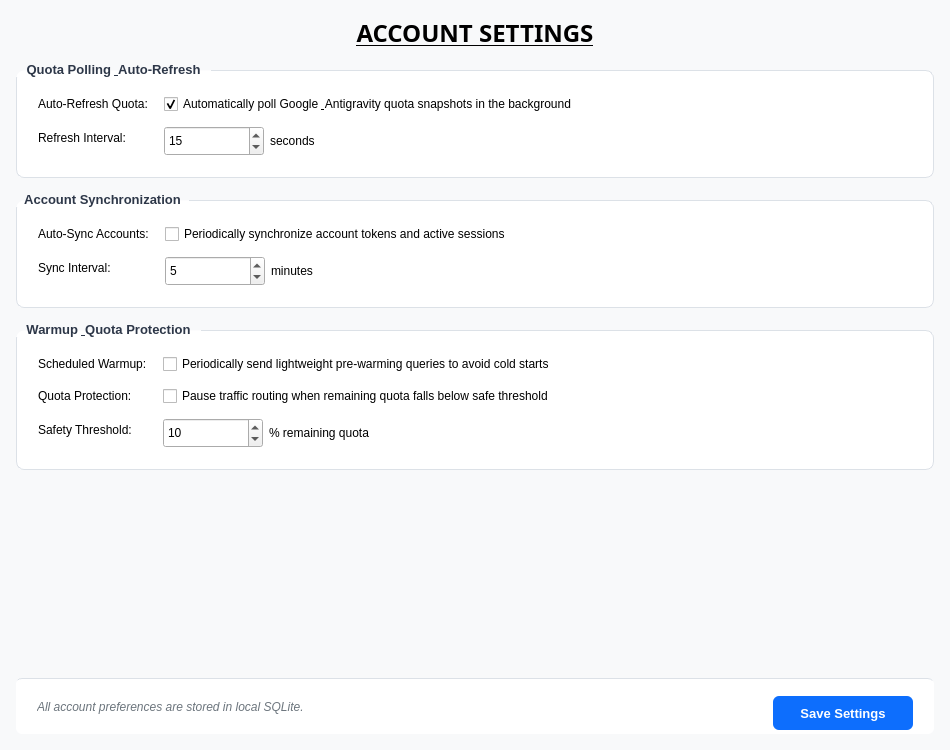
<?xml version="1.0" encoding="UTF-8"?>
<ui version="4.0">
 <class>AccountSettingsForm</class>
 <widget class="QWidget" name="AccountSettingsForm">
  <property name="geometry">
   <rect>
    <x>0</x>
    <y>0</y>
    <width>950</width>
    <height>750</height>
   </rect>
  </property>
  <property name="windowTitle">
   <string>Account Settings</string>
  </property>
  <property name="styleSheet">
   <string notr="true">
    QWidget#AccountSettingsForm {
      background-color: #F8F9FA;
    }
   </string>
  </property>
  <layout class="QVBoxLayout" name="mainVerticalLayout">
   <property name="spacing">
    <number>12</number>
   </property>
   <property name="leftMargin">
    <number>16</number>
   </property>
   <property name="topMargin">
    <number>16</number>
   </property>
   <property name="rightMargin">
    <number>16</number>
   </property>
   <property name="bottomMargin">
    <number>16</number>
   </property>
   <item>
    <widget class="QLabel" name="label">
     <property name="font">
      <font>
       <family>DS-Digital</family>
       <pointsize>18</pointsize>
       <bold>true</bold>
       <underline>true</underline>
      </font>
     </property>
     <property name="text">
      <string>ACCOUNT SETTINGS</string>
     </property>
     <property name="alignment">
      <set>Qt::AlignmentFlag::AlignCenter</set>
     </property>
    </widget>
   </item>
   <item>
    <widget class="QScrollArea" name="scrollArea">
     <property name="styleSheet">
      <string notr="true">
       QScrollArea {
         background: transparent;
         border: none;
       }
       QWidget#scrollContent {
         background-color: transparent;
       }
      </string>
     </property>
     <property name="frameShape">
      <enum>QFrame::Shape::NoFrame</enum>
     </property>
     <property name="widgetResizable">
      <bool>true</bool>
     </property>
     <widget class="QWidget" name="scrollContent">
      <property name="geometry">
       <rect>
        <x>0</x>
        <y>0</y>
        <width>918</width>
        <height>614</height>
       </rect>
      </property>
      <layout class="QVBoxLayout" name="layoutContent">
       <property name="spacing">
        <number>14</number>
       </property>
       <property name="leftMargin">
        <number>0</number>
       </property>
       <property name="topMargin">
        <number>0</number>
       </property>
       <property name="rightMargin">
        <number>0</number>
       </property>
       <property name="bottomMargin">
        <number>0</number>
       </property>
       <item>
        <widget class="QGroupBox" name="groupAutoRefresh">
         <property name="font">
          <font>
           <family>Segoe UI</family>
           <pointsize>10</pointsize>
           <bold>true</bold>
          </font>
         </property>
         <property name="styleSheet">
          <string notr="true">
           QGroupBox {
             background-color: #FFFFFF;
             border: 1px solid #DCE1E7;
             border-radius: 8px;
             margin-top: 8px;
             padding: 14px 12px 12px 12px;
             font-weight: bold;
           }
           QGroupBox::title {
             subcontrol-origin: margin;
             subcontrol-position: top left;
             padding: 0 6px;
             color: #2D3748;
           }
          </string>
         </property>
         <property name="title">
          <string>Quota Polling &amp; Auto-Refresh</string>
         </property>
         <layout class="QFormLayout" name="layoutFormAutoRefresh">
          <property name="horizontalSpacing">
           <number>16</number>
          </property>
          <property name="verticalSpacing">
           <number>12</number>
          </property>
          <item row="0" column="0">
           <widget class="QLabel" name="lblAutoRefresh">
            <property name="font">
             <font>
              <family>Segoe UI</family>
              <pointsize>9</pointsize>
              <bold>false</bold>
             </font>
            </property>
            <property name="text">
             <string>Auto-Refresh Quota:</string>
            </property>
           </widget>
          </item>
          <item row="0" column="1">
           <widget class="QCheckBox" name="chkAutoRefresh">
            <property name="font">
             <font>
              <family>Segoe UI</family>
              <pointsize>9</pointsize>
              <bold>false</bold>
             </font>
            </property>
            <property name="text">
             <string>Automatically poll Google &amp; Antigravity quota snapshots in the background</string>
            </property>
            <property name="checked">
             <bool>true</bool>
            </property>
           </widget>
          </item>
          <item row="1" column="0">
           <widget class="QLabel" name="lblRefreshInterval">
            <property name="font">
             <font>
              <family>Segoe UI</family>
              <pointsize>9</pointsize>
              <bold>false</bold>
             </font>
            </property>
            <property name="text">
             <string>Refresh Interval:</string>
            </property>
           </widget>
          </item>
          <item row="1" column="1">
           <layout class="QHBoxLayout" name="layoutRefreshInterval">
            <property name="spacing">
             <number>6</number>
            </property>
            <item>
             <widget class="QSpinBox" name="spinRefreshInterval">
              <property name="minimumSize">
               <size>
                <width>100</width>
                <height>30</height>
               </size>
              </property>
              <property name="minimum">
               <number>1</number>
              </property>
              <property name="maximum">
               <number>3600</number>
              </property>
              <property name="value">
               <number>15</number>
              </property>
             </widget>
            </item>
            <item>
             <widget class="QLabel" name="lblRefreshUnit">
              <property name="font">
               <font>
                <family>Segoe UI</family>
                <pointsize>9</pointsize>
                <bold>false</bold>
               </font>
              </property>
              <property name="text">
               <string>seconds</string>
              </property>
             </widget>
            </item>
            <item>
             <spacer name="spacerRefresh">
              <property name="orientation">
               <enum>Qt::Orientation::Horizontal</enum>
              </property>
              <property name="sizeHint" stdset="0">
               <size>
                <width>40</width>
                <height>20</height>
               </size>
              </property>
             </spacer>
            </item>
           </layout>
          </item>
         </layout>
        </widget>
       </item>
       <item>
        <widget class="QGroupBox" name="groupAutoSync">
         <property name="font">
          <font>
           <family>Segoe UI</family>
           <pointsize>10</pointsize>
           <bold>true</bold>
          </font>
         </property>
         <property name="styleSheet">
          <string notr="true">
           QGroupBox {
             background-color: #FFFFFF;
             border: 1px solid #DCE1E7;
             border-radius: 8px;
             margin-top: 8px;
             padding: 14px 12px 12px 12px;
             font-weight: bold;
           }
           QGroupBox::title {
             subcontrol-origin: margin;
             subcontrol-position: top left;
             padding: 0 6px;
             color: #2D3748;
           }
          </string>
         </property>
         <property name="title">
          <string>Account Synchronization</string>
         </property>
         <layout class="QFormLayout" name="layoutFormAutoSync">
          <property name="horizontalSpacing">
           <number>16</number>
          </property>
          <property name="verticalSpacing">
           <number>12</number>
          </property>
          <item row="0" column="0">
           <widget class="QLabel" name="lblAutoSync">
            <property name="font">
             <font>
              <family>Segoe UI</family>
              <pointsize>9</pointsize>
              <bold>false</bold>
             </font>
            </property>
            <property name="text">
             <string>Auto-Sync Accounts:</string>
            </property>
           </widget>
          </item>
          <item row="0" column="1">
           <widget class="QCheckBox" name="chkAutoSync">
            <property name="font">
             <font>
              <family>Segoe UI</family>
              <pointsize>9</pointsize>
              <bold>false</bold>
             </font>
            </property>
            <property name="text">
             <string>Periodically synchronize account tokens and active sessions</string>
            </property>
           </widget>
          </item>
          <item row="1" column="0">
           <widget class="QLabel" name="lblSyncInterval">
            <property name="font">
             <font>
              <family>Segoe UI</family>
              <pointsize>9</pointsize>
              <bold>false</bold>
             </font>
            </property>
            <property name="text">
             <string>Sync Interval:</string>
            </property>
           </widget>
          </item>
          <item row="1" column="1">
           <layout class="QHBoxLayout" name="layoutSyncInterval">
            <property name="spacing">
             <number>6</number>
            </property>
            <item>
             <widget class="QSpinBox" name="spinSyncInterval">
              <property name="minimumSize">
               <size>
                <width>100</width>
                <height>30</height>
               </size>
              </property>
              <property name="minimum">
               <number>1</number>
              </property>
              <property name="maximum">
               <number>1440</number>
              </property>
              <property name="value">
               <number>5</number>
              </property>
             </widget>
            </item>
            <item>
             <widget class="QLabel" name="lblSyncUnit">
              <property name="font">
               <font>
                <family>Segoe UI</family>
                <pointsize>9</pointsize>
                <bold>false</bold>
               </font>
              </property>
              <property name="text">
               <string>minutes</string>
              </property>
             </widget>
            </item>
            <item>
             <spacer name="spacerSync">
              <property name="orientation">
               <enum>Qt::Orientation::Horizontal</enum>
              </property>
              <property name="sizeHint" stdset="0">
               <size>
                <width>40</width>
                <height>20</height>
               </size>
              </property>
             </spacer>
            </item>
           </layout>
          </item>
         </layout>
        </widget>
       </item>
       <item>
        <widget class="QGroupBox" name="groupWarmupProtection">
         <property name="font">
          <font>
           <family>Segoe UI</family>
           <pointsize>10</pointsize>
           <bold>true</bold>
          </font>
         </property>
         <property name="styleSheet">
          <string notr="true">
           QGroupBox {
             background-color: #FFFFFF;
             border: 1px solid #DCE1E7;
             border-radius: 8px;
             margin-top: 8px;
             padding: 14px 12px 12px 12px;
             font-weight: bold;
           }
           QGroupBox::title {
             subcontrol-origin: margin;
             subcontrol-position: top left;
             padding: 0 6px;
             color: #2D3748;
           }
          </string>
         </property>
         <property name="title">
          <string>Warmup &amp; Quota Protection</string>
         </property>
         <layout class="QFormLayout" name="layoutFormWarmup">
          <property name="horizontalSpacing">
           <number>16</number>
          </property>
          <property name="verticalSpacing">
           <number>12</number>
          </property>
          <item row="0" column="0">
           <widget class="QLabel" name="lblWarmup">
            <property name="font">
             <font>
              <family>Segoe UI</family>
              <pointsize>9</pointsize>
              <bold>false</bold>
             </font>
            </property>
            <property name="text">
             <string>Scheduled Warmup:</string>
            </property>
           </widget>
          </item>
          <item row="0" column="1">
           <widget class="QCheckBox" name="chkScheduledWarmup">
            <property name="font">
             <font>
              <family>Segoe UI</family>
              <pointsize>9</pointsize>
              <bold>false</bold>
             </font>
            </property>
            <property name="text">
             <string>Periodically send lightweight pre-warming queries to avoid cold starts</string>
            </property>
           </widget>
          </item>
          <item row="1" column="0">
           <widget class="QLabel" name="lblProtection">
            <property name="font">
             <font>
              <family>Segoe UI</family>
              <pointsize>9</pointsize>
              <bold>false</bold>
             </font>
            </property>
            <property name="text">
             <string>Quota Protection:</string>
            </property>
           </widget>
          </item>
          <item row="1" column="1">
           <widget class="QCheckBox" name="chkQuotaProtection">
            <property name="font">
             <font>
              <family>Segoe UI</family>
              <pointsize>9</pointsize>
              <bold>false</bold>
             </font>
            </property>
            <property name="text">
             <string>Pause traffic routing when remaining quota falls below safe threshold</string>
            </property>
           </widget>
          </item>
          <item row="2" column="0">
           <widget class="QLabel" name="lblThreshold">
            <property name="font">
             <font>
              <family>Segoe UI</family>
              <pointsize>9</pointsize>
              <bold>false</bold>
             </font>
            </property>
            <property name="text">
             <string>Safety Threshold:</string>
            </property>
           </widget>
          </item>
          <item row="2" column="1">
           <layout class="QHBoxLayout" name="layoutThreshold">
            <property name="spacing">
             <number>6</number>
            </property>
            <item>
             <widget class="QSpinBox" name="spinQuotaThreshold">
              <property name="minimumSize">
               <size>
                <width>100</width>
                <height>30</height>
               </size>
              </property>
              <property name="minimum">
               <number>1</number>
              </property>
              <property name="maximum">
               <number>50</number>
              </property>
              <property name="value">
               <number>10</number>
              </property>
             </widget>
            </item>
            <item>
             <widget class="QLabel" name="lblThresholdUnit">
              <property name="font">
               <font>
                <family>Segoe UI</family>
                <pointsize>9</pointsize>
                <bold>false</bold>
               </font>
              </property>
              <property name="text">
               <string>% remaining quota</string>
              </property>
             </widget>
            </item>
            <item>
             <spacer name="spacerThreshold">
              <property name="orientation">
               <enum>Qt::Orientation::Horizontal</enum>
              </property>
              <property name="sizeHint" stdset="0">
               <size>
                <width>40</width>
                <height>20</height>
               </size>
              </property>
             </spacer>
            </item>
           </layout>
          </item>
         </layout>
        </widget>
       </item>
       <item>
        <spacer name="spacerContentBottom">
         <property name="orientation">
          <enum>Qt::Orientation::Vertical</enum>
         </property>
         <property name="sizeHint" stdset="0">
          <size>
           <width>20</width>
           <height>20</height>
          </size>
         </property>
        </spacer>
       </item>
      </layout>
     </widget>
    </widget>
   </item>
   <item>
    <widget class="QFrame" name="frameBottomBar">
     <property name="maximumSize">
      <size>
       <width>16777215</width>
       <height>56</height>
      </size>
     </property>
     <property name="styleSheet">
      <string notr="true">
       QFrame#frameBottomBar {
         background-color: #FFFFFF;
         border-top: 1px solid #DCE1E7;
         padding: 8px 12px;
         border-radius: 6px;
       }
      </string>
     </property>
     <layout class="QHBoxLayout" name="layoutBottomBar">
      <property name="spacing">
       <number>12</number>
      </property>
      <item>
       <widget class="QLabel" name="lblSaveStatus">
        <property name="font">
         <font>
          <family>Segoe UI</family>
          <pointsize>9</pointsize>
          <italic>true</italic>
         </font>
        </property>
        <property name="styleSheet">
         <string notr="true">color: #6C757D;</string>
        </property>
        <property name="text">
         <string>All account preferences are stored in local SQLite.</string>
        </property>
       </widget>
      </item>
      <item>
       <spacer name="spacerBottom">
        <property name="orientation">
         <enum>Qt::Orientation::Horizontal</enum>
        </property>
        <property name="sizeHint" stdset="0">
         <size>
          <width>40</width>
          <height>20</height>
         </size>
        </property>
       </spacer>
      </item>
      <item>
       <widget class="QPushButton" name="btnSaveSettings">
        <property name="minimumSize">
         <size>
          <width>140</width>
          <height>34</height>
         </size>
        </property>
        <property name="font">
         <font>
          <family>Segoe UI</family>
          <pointsize>10</pointsize>
          <bold>true</bold>
         </font>
        </property>
        <property name="styleSheet">
         <string notr="true">
          QPushButton {
            background-color: #0D6EFD;
            color: #FFFFFF;
            border: none;
            border-radius: 6px;
            padding: 6px 16px;
          }
          QPushButton:hover {
            background-color: #0B5ED7;
          }
         </string>
        </property>
        <property name="text">
         <string>Save Settings</string>
        </property>
       </widget>
      </item>
     </layout>
    </widget>
   </item>
  </layout>
 </widget>
 <resources/>
 <connections/>
</ui>
